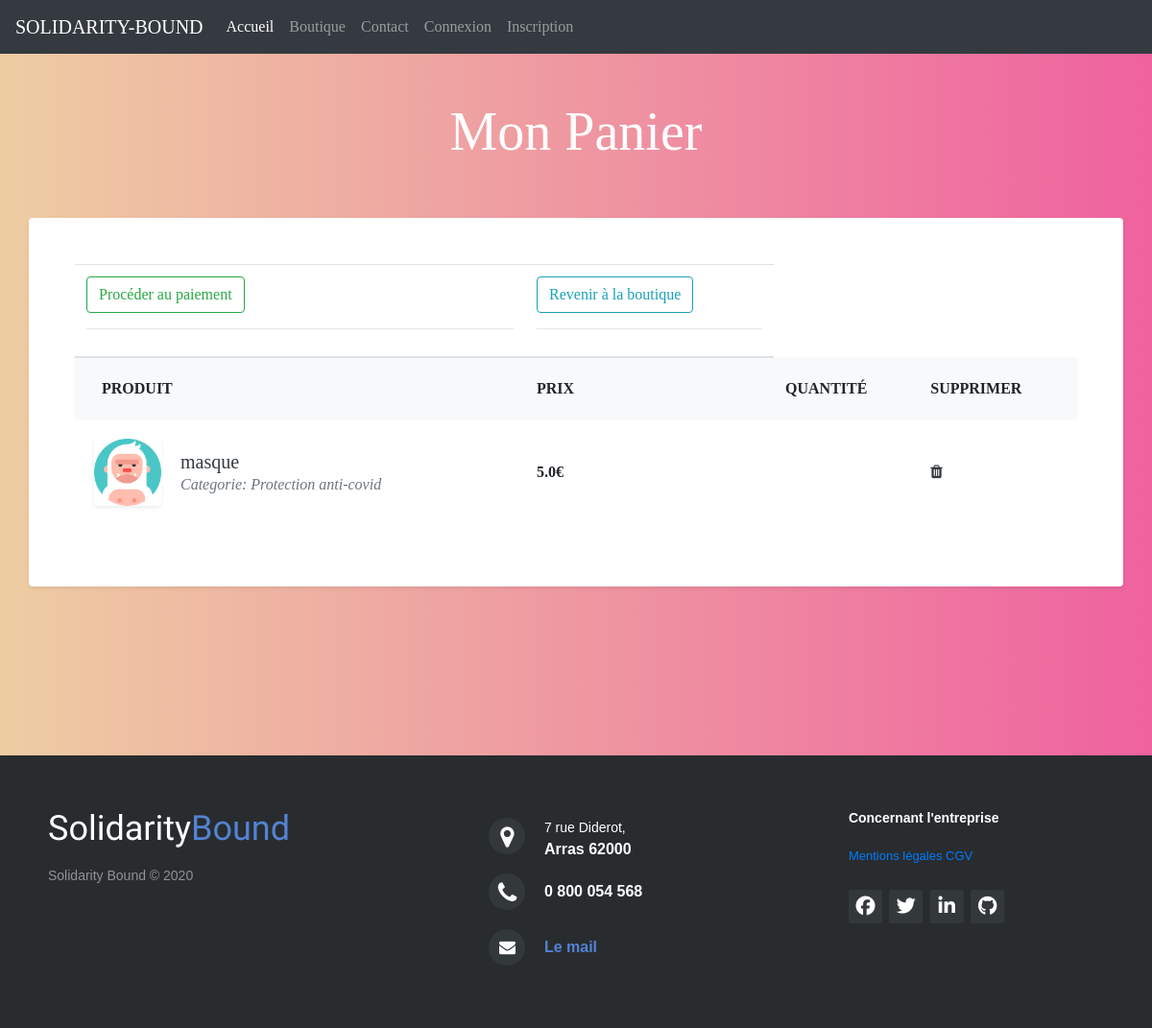
/panier, run on an earlier commit of the app's database.
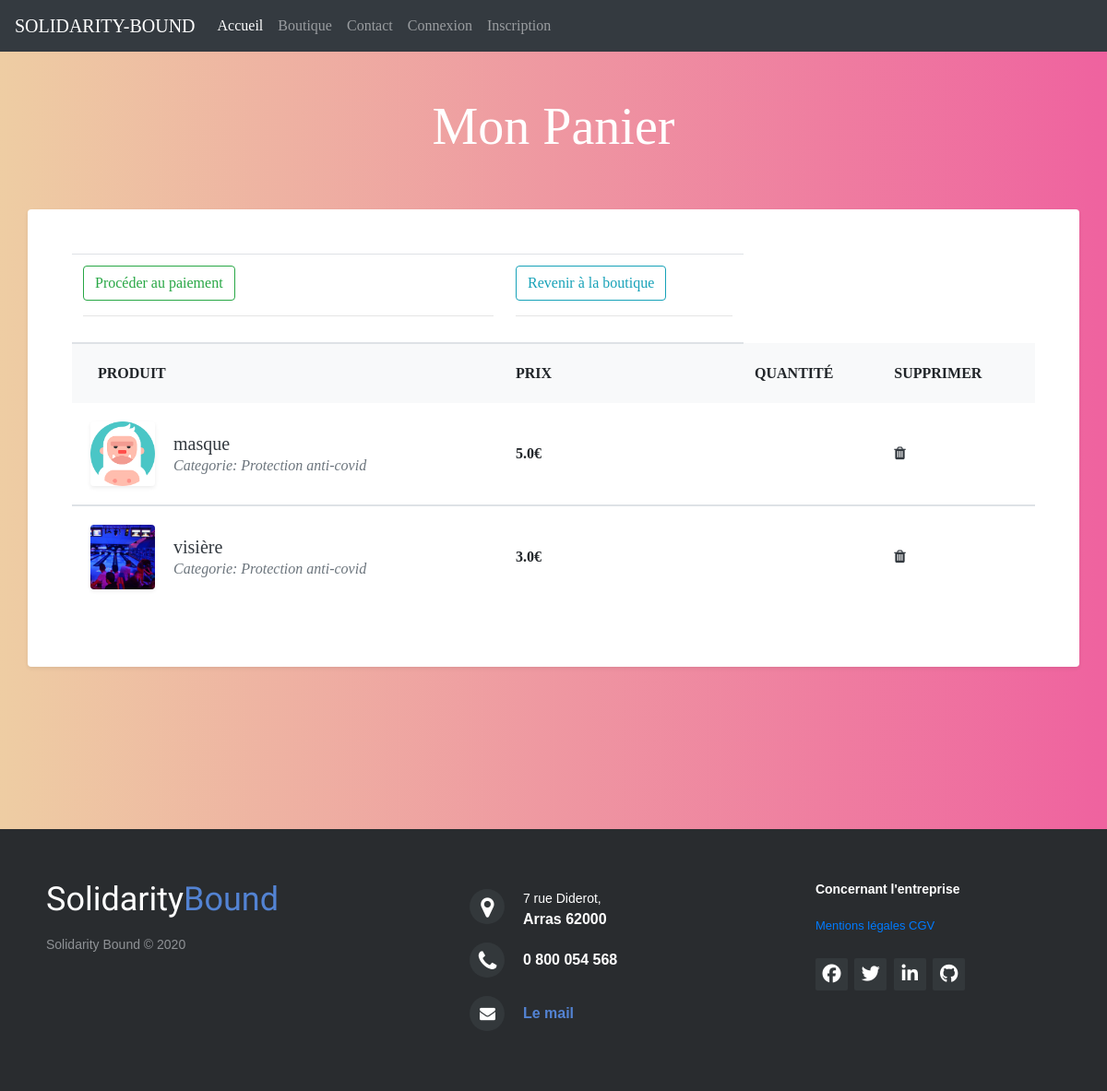
And on a later commit of the database.
### models.py (models this page shows, shortened)
class Product(db.Model):
    __tablename__ = 'products'
    __table_args__ = {'extend_existing': True}
    id = db.Column(db.Integer, primary_key=True)
    name = db.Column(db.String(50), nullable=False)
    description = db.Column(db.String(64), nullable=False)
    image = db.Column(db.String(500), nullable=False)
    price = db.Column(db.Float, nullable=False)
    quantity = db.Column(db.Integer, nullable=False)
    inStock = db.Column(db.Boolean, nullable=True)
    cart = db.relationship('Cart', backref='product')
    comments = db.relationship('Comment', backref='product', lazy=True)

### app.py (the view)
    @app.route('/panier')
    def panier():
        products_b = Product.query.all()
        products_b_id = Product.id
        products_p = Cart.query.filter_by(product_id=products_b_id).all()
        products_p_id = Cart.product_id
        products = Product.query.filter(Product.id == products_p_id).all()
        if products:
            products_cart = products
            return render_template('panier.html', products=products_cart)
        return render_template('panier-vide.html')

### templates/panier.html (shortened to what this page needs)
{% extends 'base.html' %}
{% block body %}
<div class="px-4 px-lg-0">
  <div class="container text-white py-5 text-center">
    <h1 class="display-4">Mon Panier</h1>
  </div>
  <div class="pb-5">
    <div class="container">
      <div class="row">
        <div class="col-lg-12 p-5 bg-white rounded shadow-sm mb-5">
          <div class="table-responsive">
            <table class="table">
              <thead>
              <tr>
                  <th scope="col" class=""><a href="/panier/paiement" class="btn btn-outline-success">Procéder au paiement</a><br><hr></th>
                  <th scope="col" class=""><a href="/boutique" class="btn btn-outline-info">Revenir à la boutique</a><br><hr></th>
              </tr>
                <tr>
                  <th scope="col" class="border-0 bg-light">
                    <div class="p-2 px-3 text-uppercase">Produit</div>
                  </th>
                  <th scope="col" class="border-0 bg-light">
                    <div class="py-2 text-uppercase">Prix</div>
                  </th>
                  <th scope="col" class="border-0 bg-light">
                    <div class="py-2 text-uppercase">Quantité</div>
                  </th>
                  <th scope="col" class="border-0 bg-light">
                    <div class="py-2 text-uppercase">Supprimer</div>
                  </th>
                </tr>
              </thead>
          {% if products %}
                {% for product in products%}
              <tbody>
                <tr>
                  <th scope="row" class="border-0">
                    <div class="p-2">
                      <img src="{{ url_for('static', filename='img/uploads/')}}{{ product.image }}" alt="image" width="70" class="img-fluid rounded shadow-sm">
                      <div class="ml-3 d-inline-block align-middle">
                        <h5 class="mb-0"> <a href="#" class="text-dark d-inline-block align-middle">{{ product.name }}</a></h5><span class="text-muted font-weight-normal font-italic d-block">Categorie: Protection anti-covid</span>
                      </div>
                    </div>
                  </th>
                  <td class="border-0 align-middle"><strong>{{product.price}}€</strong></td>
                  <td class="border-0 align-middle"><strong>{{ quantity_p }}</strong></td>
                  <td class="border-0 align-middle"><a href="#" class="text-dark"><i class="fa fa-trash"></i></a></td>
                </tr>
              </tbody>
              {% endfor %}
         {% endif %}
            </table>
          </div>
        </div>
      </div>
    </div>
  </div>
</div>
{% endblock %}

What changed in the data, as far as the page shows it:
added Product: image (picture), name "visière", price "3.0"
